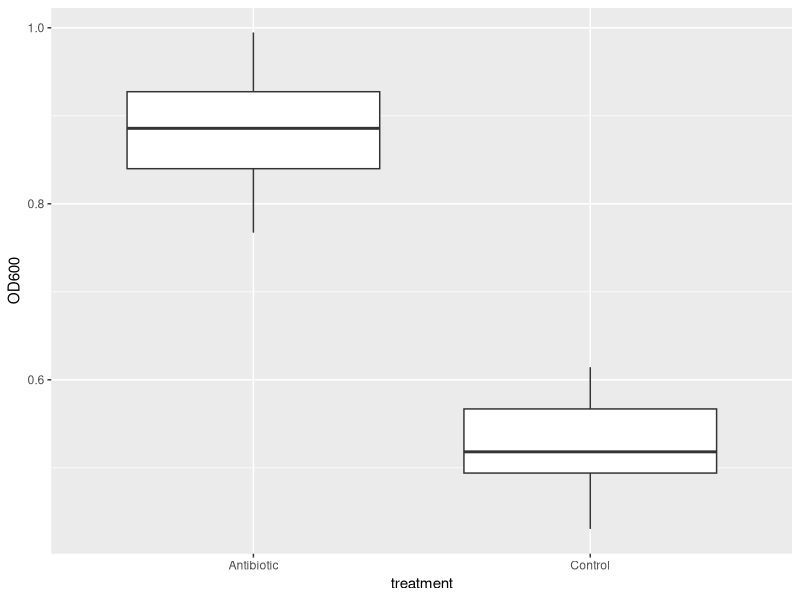

Here is the R script that generated this plot:
library(tidyverse)
# Simulate bacterial growth under control vs antibiotic
set.seed(42)
growth <- tibble(
  treatment = rep(c("Control", "Antibiotic"), each = 15),
  OD600 = c(rnorm(15, mean = 0.5, sd = 0.05),
            rnorm(15, mean = 0.9, sd = 0.05))
)
growth |> head()

# Boxplot showing mean growth (OD600) by treatment group.
ggplot(growth, aes(x = treatment, y = OD600)) +
geom_boxplot() +
labs(
  x = "treatment",
  y = "OD600",
)

# Student's two-sample t-test (equal variances)- to check whether the mean growth differs between treatments.
t.test(OD600 ~ treatment, data = growth, var.equal = TRUE) 
# Welch's two-sample t-test (unequal variances)
t.test(OD600 ~ treatment, data = growth)

t.test(OD600 ~ treatment, data = growth, alternative = "less")
